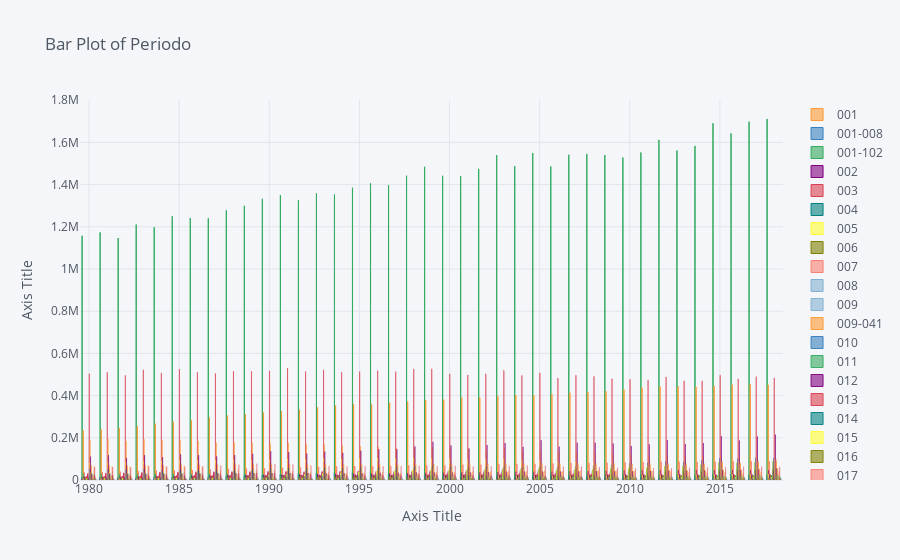

The notebook cell saved with this chart:
### Code cell
# Cufflinks bar plot
'''
dataset_bar.iplot(kind='bar',
                  x='VARIABLE',
                  xTitle='AXIS TITLE',
                  yTitle='AXIS TITLE',
                  title='VIZ TITLE')
'''

# Assuming 'Periodo' is the column you want to visualize in the bar plot
column_to_visualize_bar = 'Periodo'

# Check if the column exists in the dataset
if column_to_visualize_bar in dataset.columns:
    # Create a bar plot using Cufflinks and Plotly
    dataset.iplot(
        kind='bar',
        x=column_to_visualize_bar,
        xTitle='Axis Title',
        yTitle='Axis Title',
        title=f'Bar Plot of {column_to_visualize_bar}'
    )
else:
    print(f"The column '{column_to_visualize_bar}' does not exist in the dataset.")
